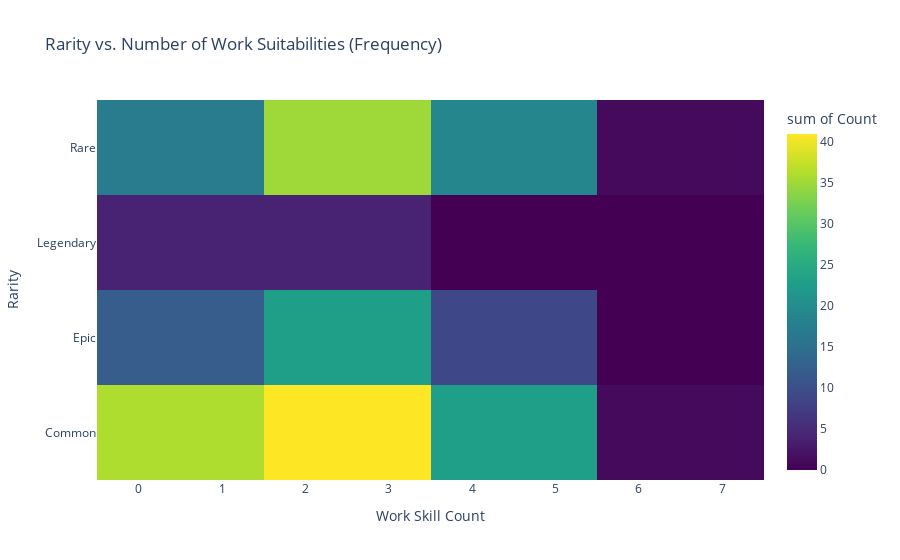

The notebook cell saved with this chart:
### Markdown cell above
#### visualization 3

### Code cell
# 3. Heatmap
heat_df = pal_frame_vis.groupby(["Rarity","Work Skill Count"]).size().reset_index(name="Count")
print(heat_df)
fig3 = px.density_heatmap(
    heat_df,
    x="Work Skill Count", y="Rarity", z="Count", color_continuous_scale="Viridis",
    title="Rarity vs. Number of Work Suitabilities (Frequency)"
)
fig3.
fig3.show()

### Figure 1 — Plotly figure (JSON) as saved in the notebook; plotly's stock layout.template omitted (floating-point values rounded to 4 significant figures)
{"data": [{"coloraxis": "coloraxis", "histfunc": "sum", "hovertemplate": "Work Skill Count=%{x}<br>Rarity=%{y}<br>sum of Count=%{z}<extra></extra>", "name": "", "type": "histogram2d", "x": [1.0, 2.0, 3.0, 4.0, 5.0, 7.0, 1.0, 2.0, 3.0, 4.0, 5.0, 1.0, 2.0, 3.0, 1.0, 2.0, 3.0, 4.0, 5.0, 6.0], "xaxis": "x", "xbingroup": "x", "y": ["Common", "Common", "Common", "Common", "Common", "Common", "Epic", "Epic", "Epic", "Epic", "Epic", "Legendary", "Legendary", "Legendary", "Rare", "Rare", "Rare", "Rare", "Rare", "Rare"], "yaxis": "y", "ybingroup": "y", "z": [36, 19, 22, 19, 4, 1, 12, 14, 9, 4, 5, 4, 2, 2, 17, 21, 14, 11, 8, 1]}], "layout": {"coloraxis": {"colorbar": {"title": {"text": "sum of Count"}}, "colorscale": [[0, "#440154"], [0.1111, "#482878"], [0.2222, "#3e4989"], [0.3333, "#31688e"], [0.4444, "#26828e"], [0.5556, "#1f9e89"], [0.6667, "#35b779"], [0.7778, "#6ece58"], [0.8889, "#b5de2b"], [1, "#fde725"]]}, "legend": {"tracegroupgap": 0}, "title": {"text": "Rarity vs. Number of Work Suitabilities (Frequency)"}, "xaxis": {"anchor": "y", "domain": [0, 1], "title": {"text": "Work Skill Count"}}, "yaxis": {"anchor": "x", "domain": [0, 1], "title": {"text": "Rarity"}}}}
